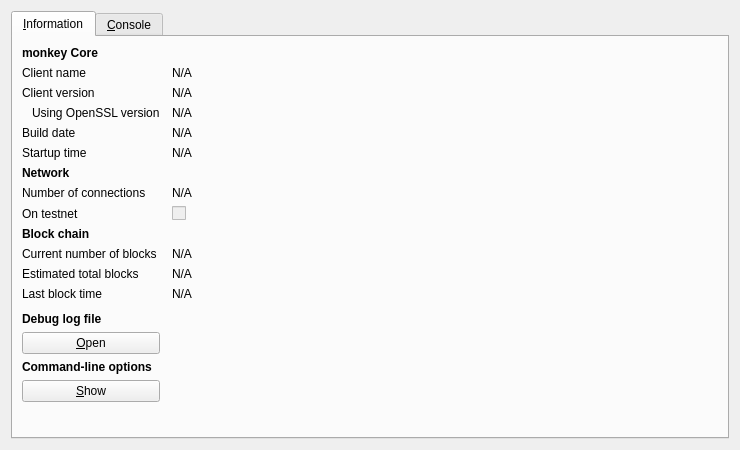
<?xml version="1.0" encoding="UTF-8"?>
<ui version="4.0">
 <class>RPCConsole</class>
 <widget class="QDialog" name="RPCConsole">
  <property name="geometry">
   <rect>
    <x>0</x>
    <y>0</y>
    <width>740</width>
    <height>450</height>
   </rect>
  </property>
  <property name="windowTitle">
   <string>monkey - Debug window</string>
  </property>
  <layout class="QVBoxLayout" name="verticalLayout_2">
   <item>
    <widget class="QTabWidget" name="tabWidget">
     <property name="currentIndex">
      <number>0</number>
     </property>
     <widget class="QWidget" name="tab_info">
      <attribute name="title">
       <string>&amp;Information</string>
      </attribute>
      <layout class="QGridLayout" name="gridLayout" columnstretch="0,1">
       <property name="horizontalSpacing">
        <number>12</number>
       </property>
       <item row="0" column="0">
        <widget class="QLabel" name="label_9">
         <property name="font">
          <font>
           <weight>75</weight>
           <bold>true</bold>
          </font>
         </property>
         <property name="text">
          <string>monkey Core</string>
         </property>
        </widget>
       </item>
       <item row="1" column="0">
        <widget class="QLabel" name="label_5">
         <property name="text">
          <string>Client name</string>
         </property>
        </widget>
       </item>
       <item row="1" column="1">
        <widget class="QLabel" name="clientName">
         <property name="cursor">
          <cursorShape>IBeamCursor</cursorShape>
         </property>
         <property name="text">
          <string>N/A</string>
         </property>
         <property name="textFormat">
          <enum>Qt::PlainText</enum>
         </property>
         <property name="textInteractionFlags">
          <set>Qt::LinksAccessibleByMouse|Qt::TextSelectableByKeyboard|Qt::TextSelectableByMouse</set>
         </property>
        </widget>
       </item>
       <item row="2" column="0">
        <widget class="QLabel" name="label_6">
         <property name="text">
          <string>Client version</string>
         </property>
        </widget>
       </item>
       <item row="2" column="1">
        <widget class="QLabel" name="clientVersion">
         <property name="cursor">
          <cursorShape>IBeamCursor</cursorShape>
         </property>
         <property name="text">
          <string>N/A</string>
         </property>
         <property name="textFormat">
          <enum>Qt::PlainText</enum>
         </property>
         <property name="textInteractionFlags">
          <set>Qt::LinksAccessibleByMouse|Qt::TextSelectableByKeyboard|Qt::TextSelectableByMouse</set>
         </property>
        </widget>
       </item>
       <item row="3" column="0">
        <widget class="QLabel" name="label_14">
         <property name="text">
          <string>Using OpenSSL version</string>
         </property>
         <property name="indent">
          <number>10</number>
         </property>
        </widget>
       </item>
       <item row="3" column="1">
        <widget class="QLabel" name="openSSLVersion">
         <property name="cursor">
          <cursorShape>IBeamCursor</cursorShape>
         </property>
         <property name="text">
          <string>N/A</string>
         </property>
         <property name="textFormat">
          <enum>Qt::PlainText</enum>
         </property>
         <property name="textInteractionFlags">
          <set>Qt::LinksAccessibleByMouse|Qt::TextSelectableByKeyboard|Qt::TextSelectableByMouse</set>
         </property>
        </widget>
       </item>
       <item row="4" column="0">
        <widget class="QLabel" name="label_12">
         <property name="text">
          <string>Build date</string>
         </property>
        </widget>
       </item>
       <item row="4" column="1">
        <widget class="QLabel" name="buildDate">
         <property name="cursor">
          <cursorShape>IBeamCursor</cursorShape>
         </property>
         <property name="text">
          <string>N/A</string>
         </property>
         <property name="textFormat">
          <enum>Qt::PlainText</enum>
         </property>
         <property name="textInteractionFlags">
          <set>Qt::LinksAccessibleByMouse|Qt::TextSelectableByKeyboard|Qt::TextSelectableByMouse</set>
         </property>
        </widget>
       </item>
       <item row="5" column="0">
        <widget class="QLabel" name="label_13">
         <property name="text">
          <string>Startup time</string>
         </property>
        </widget>
       </item>
       <item row="5" column="1">
        <widget class="QLabel" name="startupTime">
         <property name="cursor">
          <cursorShape>IBeamCursor</cursorShape>
         </property>
         <property name="text">
          <string>N/A</string>
         </property>
         <property name="textFormat">
          <enum>Qt::PlainText</enum>
         </property>
         <property name="textInteractionFlags">
          <set>Qt::LinksAccessibleByMouse|Qt::TextSelectableByKeyboard|Qt::TextSelectableByMouse</set>
         </property>
        </widget>
       </item>
       <item row="6" column="0">
        <widget class="QLabel" name="label_11">
         <property name="font">
          <font>
           <weight>75</weight>
           <bold>true</bold>
          </font>
         </property>
         <property name="text">
          <string>Network</string>
         </property>
        </widget>
       </item>
       <item row="7" column="0">
        <widget class="QLabel" name="label_7">
         <property name="text">
          <string>Number of connections</string>
         </property>
        </widget>
       </item>
       <item row="7" column="1">
        <widget class="QLabel" name="numberOfConnections">
         <property name="cursor">
          <cursorShape>IBeamCursor</cursorShape>
         </property>
         <property name="text">
          <string>N/A</string>
         </property>
         <property name="textFormat">
          <enum>Qt::PlainText</enum>
         </property>
         <property name="textInteractionFlags">
          <set>Qt::LinksAccessibleByMouse|Qt::TextSelectableByKeyboard|Qt::TextSelectableByMouse</set>
         </property>
        </widget>
       </item>
       <item row="8" column="0">
        <widget class="QLabel" name="label_8">
         <property name="text">
          <string>On testnet</string>
         </property>
        </widget>
       </item>
       <item row="8" column="1">
        <widget class="QCheckBox" name="isTestNet">
         <property name="enabled">
          <bool>false</bool>
         </property>
         <property name="text">
          <string/>
         </property>
        </widget>
       </item>
       <item row="9" column="0">
        <widget class="QLabel" name="label_10">
         <property name="font">
          <font>
           <weight>75</weight>
           <bold>true</bold>
          </font>
         </property>
         <property name="text">
          <string>Block chain</string>
         </property>
        </widget>
       </item>
       <item row="10" column="0">
        <widget class="QLabel" name="label_3">
         <property name="text">
          <string>Current number of blocks</string>
         </property>
        </widget>
       </item>
       <item row="10" column="1">
        <widget class="QLabel" name="numberOfBlocks">
         <property name="cursor">
          <cursorShape>IBeamCursor</cursorShape>
         </property>
         <property name="text">
          <string>N/A</string>
         </property>
         <property name="textFormat">
          <enum>Qt::PlainText</enum>
         </property>
         <property name="textInteractionFlags">
          <set>Qt::LinksAccessibleByMouse|Qt::TextSelectableByKeyboard|Qt::TextSelectableByMouse</set>
         </property>
        </widget>
       </item>
       <item row="11" column="0">
        <widget class="QLabel" name="label_4">
         <property name="text">
          <string>Estimated total blocks</string>
         </property>
        </widget>
       </item>
       <item row="11" column="1">
        <widget class="QLabel" name="totalBlocks">
         <property name="cursor">
          <cursorShape>IBeamCursor</cursorShape>
         </property>
         <property name="text">
          <string>N/A</string>
         </property>
         <property name="textFormat">
          <enum>Qt::PlainText</enum>
         </property>
         <property name="textInteractionFlags">
          <set>Qt::LinksAccessibleByMouse|Qt::TextSelectableByKeyboard|Qt::TextSelectableByMouse</set>
         </property>
        </widget>
       </item>
       <item row="12" column="0">
        <widget class="QLabel" name="label_2">
         <property name="text">
          <string>Last block time</string>
         </property>
        </widget>
       </item>
       <item row="12" column="1">
        <widget class="QLabel" name="lastBlockTime">
         <property name="cursor">
          <cursorShape>IBeamCursor</cursorShape>
         </property>
         <property name="text">
          <string>N/A</string>
         </property>
         <property name="textFormat">
          <enum>Qt::PlainText</enum>
         </property>
         <property name="textInteractionFlags">
          <set>Qt::LinksAccessibleByMouse|Qt::TextSelectableByKeyboard|Qt::TextSelectableByMouse</set>
         </property>
        </widget>
       </item>
       <item row="13" column="0">
        <spacer name="verticalSpacer_2">
         <property name="orientation">
          <enum>Qt::Vertical</enum>
         </property>
         <property name="sizeHint" stdset="0">
          <size>
           <width>20</width>
           <height>20</height>
          </size>
         </property>
        </spacer>
       </item>
       <item row="14" column="0">
        <widget class="QLabel" name="labelDebugLogfile">
         <property name="font">
          <font>
           <weight>75</weight>
           <bold>true</bold>
          </font>
         </property>
         <property name="text">
          <string>Debug log file</string>
         </property>
        </widget>
       </item>
       <item row="15" column="0">
        <widget class="QPushButton" name="openDebugLogfileButton">
         <property name="toolTip">
          <string>Open the monkey debug log file from the current data directory. This can take a few seconds for large log files.</string>
         </property>
         <property name="text">
          <string>&amp;Open</string>
         </property>
         <property name="autoDefault">
          <bool>false</bool>
         </property>
        </widget>
       </item>
       <item row="16" column="0">
        <widget class="QLabel" name="labelCLOptions">
         <property name="font">
          <font>
           <weight>75</weight>
           <bold>true</bold>
          </font>
         </property>
         <property name="text">
          <string>Command-line options</string>
         </property>
        </widget>
       </item>
       <item row="17" column="0">
        <widget class="QPushButton" name="showCLOptionsButton">
         <property name="toolTip">
          <string>Show the monkey-Qt help message to get a list with possible monkey command-line options.</string>
         </property>
         <property name="text">
          <string>&amp;Show</string>
         </property>
         <property name="autoDefault">
          <bool>false</bool>
         </property>
        </widget>
       </item>
       <item row="18" column="0">
        <spacer name="verticalSpacer">
         <property name="orientation">
          <enum>Qt::Vertical</enum>
         </property>
         <property name="sizeHint" stdset="0">
          <size>
           <width>20</width>
           <height>40</height>
          </size>
         </property>
        </spacer>
       </item>
      </layout>
     </widget>
     <widget class="QWidget" name="tab_console">
      <attribute name="title">
       <string>&amp;Console</string>
      </attribute>
      <layout class="QVBoxLayout" name="verticalLayout_3">
       <property name="spacing">
        <number>3</number>
       </property>
       <item>
        <widget class="QTextEdit" name="messagesWidget">
         <property name="minimumSize">
          <size>
           <width>0</width>
           <height>100</height>
          </size>
         </property>
         <property name="readOnly">
          <bool>true</bool>
         </property>
         <property name="tabKeyNavigation" stdset="0">
          <bool>false</bool>
         </property>
         <property name="columnCount" stdset="0">
          <number>2</number>
         </property>
        </widget>
       </item>
       <item>
        <layout class="QHBoxLayout" name="horizontalLayout">
         <property name="spacing">
          <number>3</number>
         </property>
         <item>
          <widget class="QLabel" name="label">
           <property name="text">
            <string notr="true">&gt;</string>
           </property>
          </widget>
         </item>
         <item>
          <widget class="QLineEdit" name="lineEdit"/>
         </item>
         <item>
          <widget class="QPushButton" name="clearButton">
           <property name="maximumSize">
            <size>
             <width>24</width>
             <height>24</height>
            </size>
           </property>
           <property name="toolTip">
            <string>Clear console</string>
           </property>
           <property name="text">
            <string/>
           </property>
           <property name="icon">
            <iconset resource="../bitcoin.qrc">
             <normaloff>:/icons/remove</normaloff>:/icons/remove</iconset>
           </property>
           <property name="shortcut">
            <string notr="true">Ctrl+L</string>
           </property>
           <property name="autoDefault">
            <bool>false</bool>
           </property>
          </widget>
         </item>
        </layout>
       </item>
      </layout>
     </widget>
    </widget>
   </item>
  </layout>
 </widget>
 <resources>
  <include location="../bitcoin.qrc"/>
 </resources>
 <connections/>
</ui>
